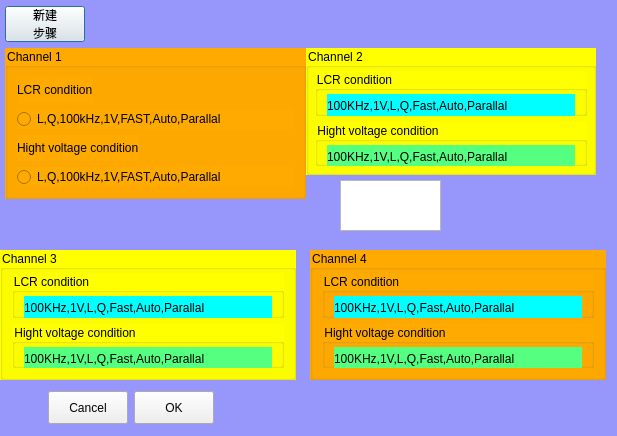
<?xml version="1.0" encoding="UTF-8"?>
<ui version="4.0">
 <class>clsWKEControlBox</class>
 <widget class="QDialog" name="clsWKEControlBox">
  <property name="geometry">
   <rect>
    <x>0</x>
    <y>0</y>
    <width>617</width>
    <height>436</height>
   </rect>
  </property>
  <property name="windowTitle">
   <string>Dialog</string>
  </property>
  <property name="styleSheet">
   <string notr="true">QDialog
{
	background-color:rgb(150,150,251);
}</string>
  </property>
  <widget class="QGroupBox" name="groupBox">
   <property name="geometry">
    <rect>
     <x>5</x>
     <y>48</y>
     <width>301</width>
     <height>151</height>
    </rect>
   </property>
   <property name="styleSheet">
    <string notr="true">font: 12pt &quot;楷体&quot;;
background-color: rgb(255, 170, 0);</string>
   </property>
   <property name="title">
    <string>Channel 1</string>
   </property>
   <layout class="QGridLayout" name="gridLayout_3">
    <item row="0" column="0">
     <layout class="QVBoxLayout" name="verticalLayout">
      <item>
       <layout class="QHBoxLayout" name="horizontalLayout_3">
        <item>
         <widget class="QLabel" name="label">
          <property name="text">
           <string>LCR condition</string>
          </property>
         </widget>
        </item>
        <item>
         <spacer name="horizontalSpacer_3">
          <property name="orientation">
           <enum>Qt::Horizontal</enum>
          </property>
          <property name="sizeHint" stdset="0">
           <size>
            <width>40</width>
            <height>20</height>
           </size>
          </property>
         </spacer>
        </item>
       </layout>
      </item>
      <item>
       <widget class="QRadioButton" name="rbtnLCR1">
        <property name="text">
         <string>L,Q,100kHz,1V,FAST,Auto,Parallal</string>
        </property>
       </widget>
      </item>
     </layout>
    </item>
    <item row="1" column="0">
     <layout class="QVBoxLayout" name="verticalLayout_2">
      <item>
       <layout class="QHBoxLayout" name="horizontalLayout_4">
        <item>
         <widget class="QLabel" name="label_2">
          <property name="text">
           <string>Hight voltage condition</string>
          </property>
         </widget>
        </item>
        <item>
         <spacer name="horizontalSpacer_4">
          <property name="orientation">
           <enum>Qt::Horizontal</enum>
          </property>
          <property name="sizeHint" stdset="0">
           <size>
            <width>40</width>
            <height>20</height>
           </size>
          </property>
         </spacer>
        </item>
       </layout>
      </item>
      <item>
       <widget class="QRadioButton" name="rbtnHV1">
        <property name="text">
         <string>L,Q,100kHz,1V,FAST,Auto,Parallal</string>
        </property>
       </widget>
      </item>
     </layout>
    </item>
   </layout>
  </widget>
  <widget class="QGroupBox" name="groupBox_2">
   <property name="geometry">
    <rect>
     <x>306</x>
     <y>48</y>
     <width>290</width>
     <height>127</height>
    </rect>
   </property>
   <property name="styleSheet">
    <string notr="true">font: 12pt &quot;楷体&quot;;
background-color: rgb(255, 255, 0);</string>
   </property>
   <property name="title">
    <string>Channel 2</string>
   </property>
   <layout class="QGridLayout" name="gridLayout_2">
    <property name="leftMargin">
     <number>6</number>
    </property>
    <property name="topMargin">
     <number>3</number>
    </property>
    <property name="rightMargin">
     <number>6</number>
    </property>
    <property name="bottomMargin">
     <number>6</number>
    </property>
    <item row="0" column="0">
     <widget class="QGroupBox" name="groupBox_6">
      <property name="title">
       <string>LCR condition</string>
      </property>
      <layout class="QGridLayout" name="gridLayout_7">
       <property name="topMargin">
        <number>3</number>
       </property>
       <property name="bottomMargin">
        <number>3</number>
       </property>
       <item row="0" column="0">
        <widget class="clsLabel" name="labelLCR2">
         <property name="minimumSize">
          <size>
           <width>0</width>
           <height>23</height>
          </size>
         </property>
         <property name="styleSheet">
          <string notr="true">font: 12pt &quot;楷体&quot;;
background-color: rgb(0, 255, 255);</string>
         </property>
         <property name="text">
          <string>100KHz,1V,L,Q,Fast,Auto,Parallal</string>
         </property>
        </widget>
       </item>
      </layout>
     </widget>
    </item>
    <item row="1" column="0">
     <widget class="QGroupBox" name="groupBox_7">
      <property name="title">
       <string>Hight voltage condition</string>
      </property>
      <layout class="QGridLayout" name="gridLayout_6">
       <property name="topMargin">
        <number>3</number>
       </property>
       <property name="bottomMargin">
        <number>3</number>
       </property>
       <item row="0" column="0">
        <widget class="clsLabel" name="labelHV2">
         <property name="minimumSize">
          <size>
           <width>0</width>
           <height>23</height>
          </size>
         </property>
         <property name="styleSheet">
          <string notr="true">font: 12pt &quot;楷体&quot;;
background-color: rgb(85, 255, 127);</string>
         </property>
         <property name="text">
          <string>100KHz,1V,L,Q,Fast,Auto,Parallal</string>
         </property>
        </widget>
       </item>
      </layout>
     </widget>
    </item>
   </layout>
  </widget>
  <widget class="QGroupBox" name="groupBox_3">
   <property name="geometry">
    <rect>
     <x>0</x>
     <y>250</y>
     <width>296</width>
     <height>130</height>
    </rect>
   </property>
   <property name="styleSheet">
    <string notr="true">font: 12pt &quot;楷体&quot;;
background-color: rgb(255, 255, 0);</string>
   </property>
   <property name="title">
    <string>Channel 3</string>
   </property>
   <layout class="QGridLayout" name="gridLayout_9">
    <property name="topMargin">
     <number>3</number>
    </property>
    <item row="0" column="0">
     <widget class="QGroupBox" name="groupBox_8">
      <property name="title">
       <string>LCR condition</string>
      </property>
      <layout class="QGridLayout" name="gridLayout">
       <property name="topMargin">
        <number>3</number>
       </property>
       <property name="bottomMargin">
        <number>3</number>
       </property>
       <item row="0" column="0">
        <widget class="clsLabel" name="labelLCR3">
         <property name="minimumSize">
          <size>
           <width>0</width>
           <height>23</height>
          </size>
         </property>
         <property name="styleSheet">
          <string notr="true">font: 12pt &quot;楷体&quot;;
background-color: rgb(0, 255, 255);</string>
         </property>
         <property name="text">
          <string>100KHz,1V,L,Q,Fast,Auto,Parallal</string>
         </property>
        </widget>
       </item>
      </layout>
     </widget>
    </item>
    <item row="1" column="0">
     <widget class="QGroupBox" name="groupBox_9">
      <property name="title">
       <string>Hight voltage condition</string>
      </property>
      <layout class="QGridLayout" name="gridLayout_8">
       <property name="topMargin">
        <number>3</number>
       </property>
       <property name="bottomMargin">
        <number>3</number>
       </property>
       <item row="0" column="0">
        <widget class="clsLabel" name="labelHV3">
         <property name="minimumSize">
          <size>
           <width>0</width>
           <height>23</height>
          </size>
         </property>
         <property name="styleSheet">
          <string notr="true">font: 12pt &quot;楷体&quot;;
background-color: rgb(85, 255, 127);</string>
         </property>
         <property name="text">
          <string>100KHz,1V,L,Q,Fast,Auto,Parallal</string>
         </property>
        </widget>
       </item>
      </layout>
     </widget>
    </item>
   </layout>
  </widget>
  <widget class="QWidget" name="layoutWidget">
   <property name="geometry">
    <rect>
     <x>5</x>
     <y>5</y>
     <width>123</width>
     <height>38</height>
    </rect>
   </property>
   <layout class="QHBoxLayout" name="horizontalLayout">
    <item>
     <widget class="QPushButton" name="btnNewSetup">
      <property name="maximumSize">
       <size>
        <width>16777215</width>
        <height>36</height>
       </size>
      </property>
      <property name="styleSheet">
       <string notr="true">font: 10pt &quot;楷体&quot;;</string>
      </property>
      <property name="text">
       <string>新建
步骤</string>
      </property>
     </widget>
    </item>
    <item>
     <spacer name="horizontalSpacer">
      <property name="orientation">
       <enum>Qt::Horizontal</enum>
      </property>
      <property name="sizeHint" stdset="0">
       <size>
        <width>40</width>
        <height>20</height>
       </size>
      </property>
     </spacer>
    </item>
   </layout>
  </widget>
  <widget class="QGroupBox" name="groupBox_10">
   <property name="geometry">
    <rect>
     <x>310</x>
     <y>250</y>
     <width>296</width>
     <height>130</height>
    </rect>
   </property>
   <property name="styleSheet">
    <string notr="true">font: 12pt &quot;楷体&quot;;
background-color: rgb(255, 170, 0);</string>
   </property>
   <property name="title">
    <string>Channel 4</string>
   </property>
   <layout class="QGridLayout" name="gridLayout_10">
    <property name="topMargin">
     <number>3</number>
    </property>
    <item row="0" column="0">
     <widget class="QGroupBox" name="groupBox_11">
      <property name="title">
       <string>LCR condition</string>
      </property>
      <layout class="QGridLayout" name="gridLayout_11">
       <property name="topMargin">
        <number>3</number>
       </property>
       <property name="bottomMargin">
        <number>3</number>
       </property>
       <item row="0" column="0">
        <widget class="clsLabel" name="labelLCR4">
         <property name="minimumSize">
          <size>
           <width>0</width>
           <height>23</height>
          </size>
         </property>
         <property name="styleSheet">
          <string notr="true">font: 12pt &quot;楷体&quot;;
background-color: rgb(0, 255, 255);</string>
         </property>
         <property name="text">
          <string>100KHz,1V,L,Q,Fast,Auto,Parallal</string>
         </property>
        </widget>
       </item>
      </layout>
     </widget>
    </item>
    <item row="1" column="0">
     <widget class="QGroupBox" name="groupBox_12">
      <property name="title">
       <string>Hight voltage condition</string>
      </property>
      <layout class="QGridLayout" name="gridLayout_12">
       <property name="topMargin">
        <number>3</number>
       </property>
       <property name="bottomMargin">
        <number>3</number>
       </property>
       <item row="0" column="0">
        <widget class="clsLabel" name="labelHV4">
         <property name="minimumSize">
          <size>
           <width>0</width>
           <height>23</height>
          </size>
         </property>
         <property name="styleSheet">
          <string notr="true">font: 12pt &quot;楷体&quot;;
background-color: rgb(85, 255, 127);</string>
         </property>
         <property name="text">
          <string>100KHz,1V,L,Q,Fast,Auto,Parallal</string>
         </property>
        </widget>
       </item>
      </layout>
     </widget>
    </item>
   </layout>
  </widget>
  <widget class="QWidget" name="layoutWidget">
   <property name="geometry">
    <rect>
     <x>10</x>
     <y>390</y>
     <width>204</width>
     <height>35</height>
    </rect>
   </property>
   <layout class="QHBoxLayout" name="horizontalLayout_2">
    <item>
     <spacer name="horizontalSpacer_2">
      <property name="orientation">
       <enum>Qt::Horizontal</enum>
      </property>
      <property name="sizeHint" stdset="0">
       <size>
        <width>40</width>
        <height>20</height>
       </size>
      </property>
     </spacer>
    </item>
    <item>
     <widget class="QPushButton" name="btnCancel">
      <property name="minimumSize">
       <size>
        <width>0</width>
        <height>33</height>
       </size>
      </property>
      <property name="styleSheet">
       <string notr="true">font: 12pt &quot;楷体&quot;;</string>
      </property>
      <property name="text">
       <string>Cancel</string>
      </property>
     </widget>
    </item>
    <item>
     <widget class="QPushButton" name="btnOK">
      <property name="minimumSize">
       <size>
        <width>0</width>
        <height>33</height>
       </size>
      </property>
      <property name="styleSheet">
       <string notr="true">font: 12pt &quot;楷体&quot;;</string>
      </property>
      <property name="text">
       <string>OK</string>
      </property>
     </widget>
    </item>
   </layout>
  </widget>
  <widget class="QTextEdit" name="textEdit">
   <property name="geometry">
    <rect>
     <x>340</x>
     <y>180</y>
     <width>101</width>
     <height>51</height>
    </rect>
   </property>
  </widget>
 </widget>
 <customwidgets>
  <customwidget>
   <class>clsLabel</class>
   <extends>QLabel</extends>
   <header location="global">clsLabel.h</header>
  </customwidget>
 </customwidgets>
 <resources/>
 <connections/>
</ui>
